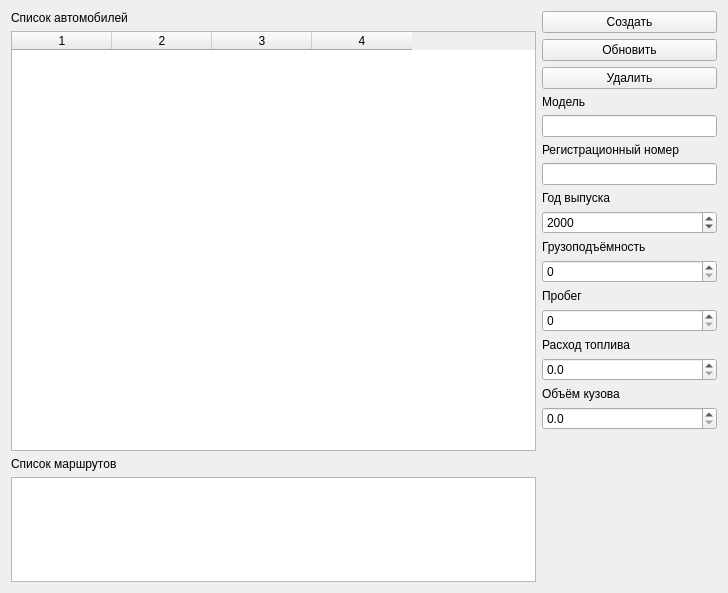
<?xml version="1.0" encoding="UTF-8"?>
<ui version="4.0">
 <class>Form</class>
 <widget class="QWidget" name="Form">
  <property name="geometry">
   <rect>
    <x>0</x>
    <y>0</y>
    <width>728</width>
    <height>593</height>
   </rect>
  </property>
  <property name="windowTitle">
   <string>Form</string>
  </property>
  <layout class="QVBoxLayout" name="verticalLayout">
   <item>
    <layout class="QHBoxLayout" name="horizontalLayout" stretch="3,1">
     <item>
      <layout class="QVBoxLayout" name="verticalLayout_2" stretch="0,4,0,1">
       <item>
        <widget class="QLabel" name="label_6">
         <property name="text">
          <string>Список автомобилей</string>
         </property>
        </widget>
       </item>
       <item>
        <widget class="QTableWidget" name="tw_vehicle">
         <property name="editTriggers">
          <set>QAbstractItemView::NoEditTriggers</set>
         </property>
         <property name="alternatingRowColors">
          <bool>true</bool>
         </property>
         <property name="selectionBehavior">
          <enum>QAbstractItemView::SelectRows</enum>
         </property>
         <property name="horizontalScrollMode">
          <enum>QAbstractItemView::ScrollPerPixel</enum>
         </property>
         <property name="columnCount">
          <number>4</number>
         </property>
         <attribute name="horizontalHeaderVisible">
          <bool>true</bool>
         </attribute>
         <attribute name="verticalHeaderVisible">
          <bool>true</bool>
         </attribute>
         <column/>
         <column/>
         <column/>
         <column/>
        </widget>
       </item>
       <item>
        <widget class="QLabel" name="label_9">
         <property name="text">
          <string>Список маршрутов</string>
         </property>
        </widget>
       </item>
       <item>
        <widget class="QTableWidget" name="tw_routes"/>
       </item>
      </layout>
     </item>
     <item>
      <layout class="QVBoxLayout" name="verticalLayout_3">
       <item>
        <widget class="QPushButton" name="pb_create_vehicle">
         <property name="text">
          <string>Создать</string>
         </property>
        </widget>
       </item>
       <item>
        <widget class="QPushButton" name="pb_update_vehicle">
         <property name="text">
          <string>Обновить</string>
         </property>
        </widget>
       </item>
       <item>
        <widget class="QPushButton" name="pb_delete_vehicle">
         <property name="text">
          <string>Удалить</string>
         </property>
        </widget>
       </item>
       <item>
        <widget class="QLabel" name="label">
         <property name="text">
          <string>Модель</string>
         </property>
        </widget>
       </item>
       <item>
        <widget class="QLineEdit" name="le_model"/>
       </item>
       <item>
        <widget class="QLabel" name="label_2">
         <property name="text">
          <string>Регистрационный номер</string>
         </property>
        </widget>
       </item>
       <item>
        <widget class="QLineEdit" name="le_plate"/>
       </item>
       <item>
        <widget class="QLabel" name="label_3">
         <property name="text">
          <string>Год выпуска</string>
         </property>
        </widget>
       </item>
       <item>
        <widget class="QSpinBox" name="sb_year">
         <property name="minimum">
          <number>1900</number>
         </property>
         <property name="maximum">
          <number>2100</number>
         </property>
         <property name="value">
          <number>2000</number>
         </property>
        </widget>
       </item>
       <item>
        <widget class="QLabel" name="label_4">
         <property name="text">
          <string>Грузоподъёмность</string>
         </property>
        </widget>
       </item>
       <item>
        <widget class="QSpinBox" name="sb_payload">
         <property name="maximum">
          <number>50000</number>
         </property>
         <property name="singleStep">
          <number>100</number>
         </property>
        </widget>
       </item>
       <item>
        <widget class="QLabel" name="label_5">
         <property name="text">
          <string>Пробег</string>
         </property>
        </widget>
       </item>
       <item>
        <widget class="QSpinBox" name="sb_run">
         <property name="maximum">
          <number>999999</number>
         </property>
        </widget>
       </item>
       <item>
        <widget class="QLabel" name="label_7">
         <property name="text">
          <string>Расход топлива</string>
         </property>
        </widget>
       </item>
       <item>
        <widget class="QDoubleSpinBox" name="dsb_fuel_consumption">
         <property name="decimals">
          <number>1</number>
         </property>
        </widget>
       </item>
       <item>
        <widget class="QLabel" name="label_8">
         <property name="text">
          <string>Объём кузова</string>
         </property>
        </widget>
       </item>
       <item>
        <widget class="QDoubleSpinBox" name="dsb_volume">
         <property name="decimals">
          <number>1</number>
         </property>
        </widget>
       </item>
       <item>
        <spacer name="verticalSpacer">
         <property name="orientation">
          <enum>Qt::Vertical</enum>
         </property>
         <property name="sizeHint" stdset="0">
          <size>
           <width>20</width>
           <height>40</height>
          </size>
         </property>
        </spacer>
       </item>
      </layout>
     </item>
    </layout>
   </item>
  </layout>
 </widget>
 <resources/>
 <connections/>
</ui>
